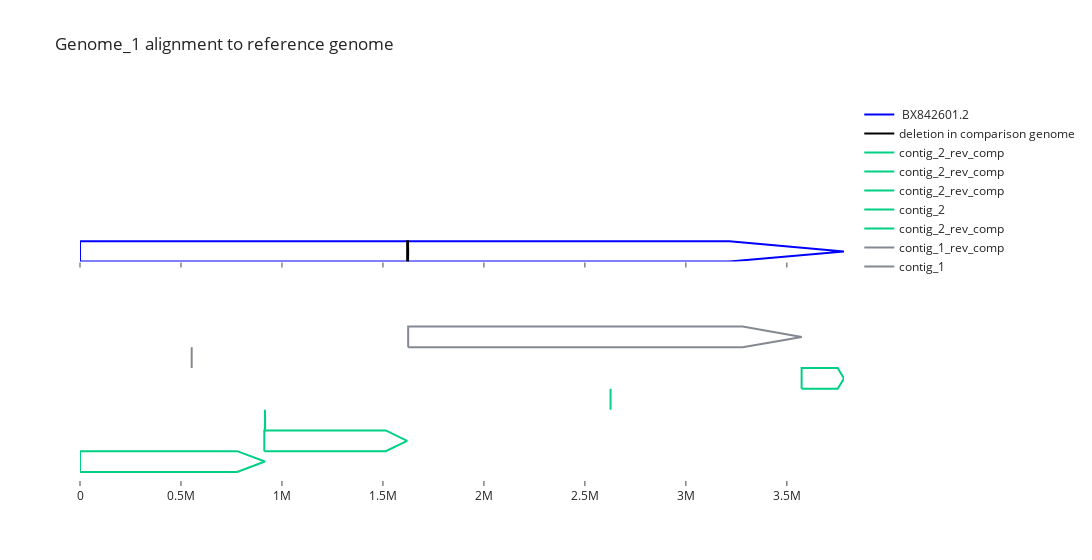

The code cell stored with this chart in its notebook:
### Code cell
def make_global_alignment_map(df, ref_genome_d, height=1, fig_width=800, title=''):
    """"""
    ## make reference trace
    fig=make_subplots(rows=2, cols=1, shared_xaxes=True)
    if len(ref_genome_d) > 1:
        raise Exception(f"This is currently set up to deal with one contig in reference, i.e. fully assembled, no plasmids")
    base=0
    for name, seq in ref_genome_d.items(): 
        xvals, yvals = make_arrow_from_SE_coords(start=0, end=len(seq), base_ycoord=0, top_ycoord=1, arrow_direction='forward')
        ref_trace = go.Scatter(x=xvals, y=yvals, mode='lines', name=df.loc[1,'Tag1'], line={'color':'blue'} )#fill="toself"
        fig.add_trace(ref_trace, row=1, col=1)
        
        # mark regions in reference that do not align to comparison genome (deletions in comparision genome)
        ref_len =  len(ref_genome_d[name])
        gaps_in_ref = ef.unaligned_segments(df['S1'], df['E1'], ref_len=ref_len)
        for se_tuple in gaps_in_ref:
            gap_length = se_tuple[1]-se_tuple[0]
            if gap_length > 3:
                xvals, yvals = make_arrow_from_SE_coords(start=se_tuple[0], end=se_tuple[1], base_ycoord=0, top_ycoord=1, arrow_direction='forward')
                name = f"deletion in comparison genome"
                text = f'Gap length: {gap_length}<br>start: {se_tuple[0]}<br>end: {se_tuple[1]}'
                gap_trace = go.Scatter(x=xvals, y=yvals, mode='lines', name=name, line={'color':'black'}, text=text )
                fig.add_trace(gap_trace, row=1, col=1)
    

    color_d = {f'contig_{i}':c for i, c in enumerate(pprefs.colors, start=1)}

    
    base=0
    for ind, row in df.iterrows(): 
        xvals, yvals = make_arrow_from_SE_coords(row['S1'], row['E1'], base_ycoord=base, top_ycoord=height, arrow_direction='forward')
        if not row['same_orientation']:
            name = f"{row['Tag2']}_rev_comp"
        else:
            name = row['Tag2']
        comp_trace = go.Scatter(x=xvals, y=yvals, mode='lines', name=name, line={'color':color_d[row['Tag2']]} )#fill="toself"
        fig.add_trace(comp_trace, row=2, col=1)
        height=height+1
        base=base+1
    fig.update_layout(template='simple_white', width=fig_width, title=title)
    fig.update_yaxes(range=[0, height], row=1, col=1)
    fig.update_xaxes(showline=False)
    fig.update_yaxes(showline=False, visible=False)
    return fig


image_dir = Path('./results/images/')
image_dir.mkdir(exist_ok=True, parents=True)
import plotly.io as pio
fig1 = make_global_alignment_map(df1, 
                                 ref_genome_d, 
                                 height=1, 
                                 fig_width = 1300, 
                                 title='Genome_1 alignment to reference genome')

pio.write_html(fig1, image_dir / 'genome_1_alignment.html')
fig1

### Figure 1 — Plotly figure (JSON) as saved in the notebook; plotly's stock layout.template omitted (floating-point values rounded to 4 significant figures)
{"data": [{"line": {"color": "blue"}, "mode": "lines", "name": " BX842601.2", "type": "scatter", "x": [0, 3216000.0, 3782950, 3216000.0, 0, 0], "xaxis": "x", "y": [0, 0, 0.5, 1, 1, 0], "yaxis": "y"}, {"line": {"color": "black"}, "mode": "lines", "name": "deletion in comparison genome", "text": "Gap length: 4924<br>start: 1620026<br>end: 1624950", "type": "scatter", "x": [1620026, 1624000.0, 1624950, 1624000.0, 1620026, 1620026], "xaxis": "x", "y": [0, 0, 0.5, 1, 1, 0], "yaxis": "y"}, {"line": {"color": "rgb(0,208,132)"}, "mode": "lines", "name": "contig_2_rev_comp", "type": "scatter", "x": [1, 778200.0, 915584, 778200.0, 1, 1], "xaxis": "x2", "y": [0, 0, 0.5, 1, 1, 0], "yaxis": "y2"}, {"line": {"color": "rgb(0,208,132)"}, "mode": "lines", "name": "contig_2_rev_comp", "type": "scatter", "x": [912604, 1514000.0, 1620026, 1514000.0, 912604, 912604], "xaxis": "x2", "y": [1, 1, 1.5, 2, 2, 1], "yaxis": "y2"}, {"line": {"color": "rgb(0,208,132)"}, "mode": "lines", "name": "contig_2_rev_comp", "type": "scatter", "x": [915581, 916400.0, 916588, 916400.0, 915581, 915581], "xaxis": "x2", "y": [2, 2, 2.5, 3, 3, 2], "yaxis": "y2"}, {"line": {"color": "rgb(0,208,132)"}, "mode": "lines", "name": "contig_2", "type": "scatter", "x": [2627084, 2627000.0, 2627208, 2627000.0, 2627084, 2627084], "xaxis": "x2", "y": [3, 3, 3.5, 4, 4, 3], "yaxis": "y2"}, {"line": {"color": "rgb(0,208,132)"}, "mode": "lines", "name": "contig_2_rev_comp", "type": "scatter", "x": [3573090, 3751471, 3782950, 3751471, 3573090, 3573090], "xaxis": "x2", "y": [4, 4, 4.5, 5, 5, 4], "yaxis": "y2"}, {"line": {"color": "rgba(132,137,145,1)"}, "mode": "lines", "name": "contig_1_rev_comp", "type": "scatter", "x": [552999, 553100.0, 553123, 553100.0, 552999, 552999], "xaxis": "x2", "y": [5, 5, 5.5, 6, 6, 5], "yaxis": "y2"}, {"line": {"color": "rgba(132,137,145,1)"}, "mode": "lines", "name": "contig_1", "type": "scatter", "x": [1624950, 3281000.0, 3573653, 3281000.0, 1624950, 1624950], "xaxis": "x2", "y": [6, 6, 6.5, 7, 7, 6], "yaxis": "y2"}], "layout": {"title": {"text": "Genome_1 alignment to reference genome"}, "width": 1300, "xaxis": {"anchor": "y", "domain": [0, 1], "matches": "x2", "showline": false, "showticklabels": false}, "xaxis2": {"anchor": "y2", "domain": [0, 1], "showline": false}, "yaxis": {"anchor": "x", "domain": [0.575, 1], "range": [0, 8], "showline": false, "visible": false}, "yaxis2": {"anchor": "x2", "domain": [0, 0.425], "showline": false, "visible": false}}}
